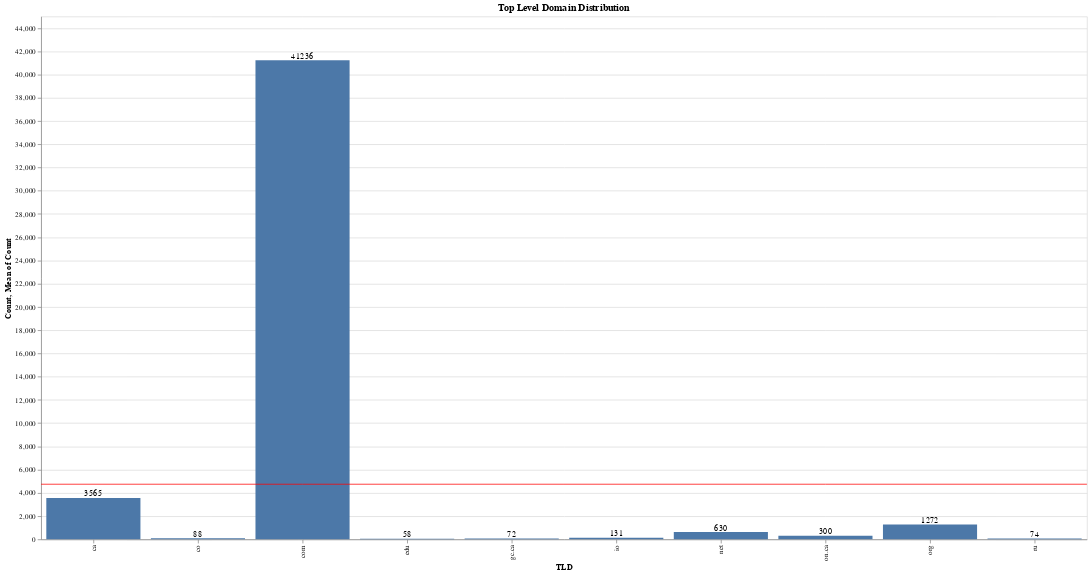

Notebook code cell kept with this figure:
### Markdown cell above
#### Next, we'll plot the TLD count.

### Code cell
tld_count = domains['tld'].value_counts().rename_axis('TLD').reset_index(name='Count').head(10)

tld_bar = alt.Chart(tld_count).mark_bar().encode(
    x='TLD:O',
    y='Count:Q'
)

tld_rule = alt.Chart(tld_count).mark_rule(color='red').encode(
    y='mean(Count):Q'
)

tld_text = tld_bar.mark_text(
    align='center',
    baseline='bottom'
).encode(
    text='Count:Q'
)

(tld_bar + tld_rule + tld_text).properties(width=1400, height=700, title='Top Level Domain Distribution')

### Figure 1 — Vega-Lite specification as saved in the notebook (floating-point values rounded to 4 significant figures)
{"config": {"view": {"continuousWidth": 400, "continuousHeight": 300}}, "layer": [{"mark": "bar", "encoding": {"x": {"type": "ordinal", "field": "TLD"}, "y": {"type": "quantitative", "field": "Count"}}}, {"mark": {"type": "rule", "color": "red"}, "encoding": {"y": {"type": "quantitative", "aggregate": "mean", "field": "Count"}}}, {"mark": {"type": "text", "align": "center", "baseline": "bottom"}, "encoding": {"text": {"type": "quantitative", "field": "Count"}, "x": {"type": "ordinal", "field": "TLD"}, "y": {"type": "quantitative", "field": "Count"}}}], "data": {"name": "data-a12c28d8366520798f318ba6071b0c39"}, "height": 700, "title": "Top Level Domain Distribution", "width": 1400, "$schema": "https://vega.github.io/schema/vega-lite/v4.8.1.json", "datasets": {"data-a12c28d8366520798f318ba6071b0c39": [{"TLD": "com", "Count": 41236}, {"TLD": "ca", "Count": 3565}, {"TLD": "org", "Count": 1272}, {"TLD": "net", "Count": 630}, {"TLD": "on.ca", "Count": 300}, {"TLD": "io", "Count": 131}, {"TLD": "co", "Count": 88}, {"TLD": "ru", "Count": 74}, {"TLD": "gc.ca", "Count": 72}, {"TLD": "edu", "Count": 58}]}}
